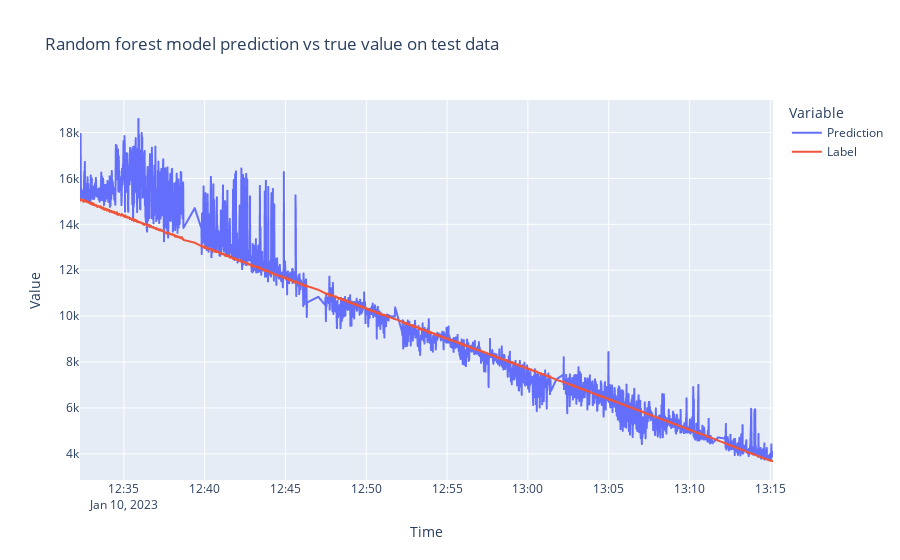

The code cell stored with this chart in its notebook:
### Code cell
fig = px.line(df_testrf, y=["Prediction", "Label"], x=time_test["time"], title="Random forest model prediction vs true value on test data",
             labels={"variable": "Variable"})
fig.update_layout(
    xaxis_title="Time",
    yaxis_title = "Value"

    )


fig.show()

### Figure 1 — Plotly figure (JSON) as saved in the notebook; plotly's stock layout.template omitted (floating-point values rounded to 4 significant figures; data arrays with more than 128 entries replaced by an {"elided": "..."} marker saying what was removed)
{"data": [{"hovertemplate": "Variable=Prediction<br>x=%{x}<br>value=%{y}<extra></extra>", "legendgroup": "Prediction", "line": {"color": "#636efa", "dash": "solid"}, "marker": {"symbol": "circle"}, "mode": "lines", "name": "Prediction", "showlegend": true, "type": "scattergl", "x": {"elided": "2305 str values"}, "xaxis": "x", "y": {"elided": "2305 float values"}, "yaxis": "y"}, {"hovertemplate": "Variable=Label<br>x=%{x}<br>value=%{y}<extra></extra>", "legendgroup": "Label", "line": {"color": "#EF553B", "dash": "solid"}, "marker": {"symbol": "circle"}, "mode": "lines", "name": "Label", "showlegend": true, "type": "scattergl", "x": {"elided": "2305 str values"}, "xaxis": "x", "y": {"elided": "2305 float values"}, "yaxis": "y"}], "layout": {"legend": {"title": {"text": "Variable"}, "tracegroupgap": 0}, "title": {"text": "Random forest model prediction vs true value on test data"}, "xaxis": {"anchor": "y", "domain": [0, 1], "title": {"text": "Time"}}, "yaxis": {"anchor": "x", "domain": [0, 1], "title": {"text": "Value"}}}}
